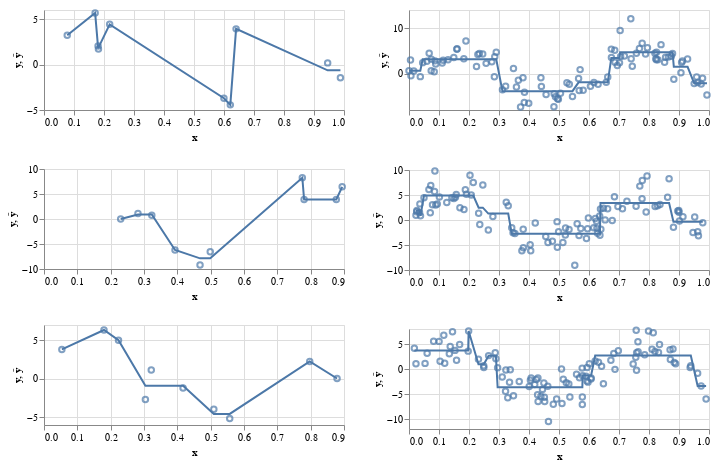

Notebook source saved alongside this figure:
### Code cell
alt.vconcat(*[sim_train(10) for i in range(3)]) | alt.vconcat(*[sim_train(100) for i in range(3)])

### Figure 1 — Vega-Lite specification as saved in the notebook (floating-point values rounded to 4 significant figures)
{"$schema": "https://vega.github.io/schema/vega-lite/v3.4.0.json", "config": {"mark": {"tooltip": null}, "view": {"height": 300, "width": 400}}, "datasets": {"data-2f37737403471174a5a51ee0a530ae48": [{"x": 0.758, "y": 4.486, "ŷ": 4.716}, {"x": 0.3843, "y": -6.371, "ŷ": -3.854}, {"x": 0.8401, "y": 6.38, "ŷ": 4.716}, {"x": 0.005062, "y": 3.019, "ŷ": 0.6234}, {"x": 0.3483, "y": 1.15, "ŷ": -3.854}, {"x": 0.08911, "y": 2.097, "ŷ": 3.165}, {"x": 0.1898, "y": 7.197, "ŷ": 3.165}, {"x": 0.2908, "y": 4.71, "ŷ": 3.165}, {"x": 0.7948, "y": 5.699, "ŷ": 4.716}, {"x": 0.8229, "y": 3.297, "ŷ": 4.716}, {"x": 0.7053, "y": 3.788, "ŷ": 4.716}, {"x": 0.8244, "y": 3.049, "ŷ": 4.716}, {"x": 0.1828, "y": 3.254, "ŷ": 3.165}, {"x": 0.6625, "y": -0.7591, "ŷ": -1.922}, {"x": 0.5805, "y": -3.676, "ŷ": -1.922}, {"x": 0.5674, "y": -3.734, "ŷ": -1.922}, {"x": 0.2347, "y": 4.448, "ŷ": 3.165}, {"x": 0.2251, "y": 1.558, "ŷ": 3.165}, {"x": 0.6302, "y": -2.337, "ŷ": -1.922}, {"x": 0.4831, "y": -7.288, "ŷ": -3.854}, {"x": 0.3645, "y": -1.467, "ŷ": -3.854}, {"x": 0.4413, "y": -2.804, "ŷ": -3.854}, {"x": 0.1493, "y": 3.534, "ŷ": 3.165}, {"x": 0.545, "y": -5.015, "ŷ": -3.854}, {"x": 0.1595, "y": 5.385, "ŷ": 3.165}, {"x": 0.3221, "y": -2.765, "ŷ": -3.854}, {"x": 0.505, "y": -4.311, "ŷ": -3.854}, {"x": 0.0377, "y": -0.6578, "ŷ": 0.6234}, {"x": 0.4882, "y": -5.089, "ŷ": -3.854}, {"x": 0.5703, "y": 0.8848, "ŷ": -1.922}, {"x": 0.07449, "y": 3.192, "ŷ": 3.165}, {"x": 0.7405, "y": 3.262, "ŷ": 4.716}, {"x": 0.4397, "y": -0.9024, "ŷ": -3.854}, {"x": 0.6866, "y": 2.489, "ŷ": 3.462}, {"x": 0.9065, "y": 0.211, "ŷ": 1.492}, {"x": 0.2761, "y": 2.588, "ŷ": 3.165}, {"x": 0.6858, "y": 5.138, "ŷ": 3.462}, {"x": 0.3115, "y": -3.554, "ŷ": -3.854}, {"x": 0.3991, "y": -6.524, "ŷ": -3.854}, {"x": 0.5344, "y": -2.31, "ŷ": -3.854}, {"x": 0.9506, "y": -2.196, "ŷ": -2.14}, {"x": 0.9115, "y": 2.787, "ŷ": 1.492}, {"x": 0.2296, "y": 4.22, "ŷ": 3.165}, {"x": 1.498e-05, "y": 0.6393, "ŷ": 0.6234}, {"x": 0.6945, "y": 1.777, "ŷ": 3.462}, {"x": 0.9624, "y": -1.937, "ŷ": -2.14}, {"x": 0.8784, "y": 4.449, "ŷ": 4.716}, {"x": 0.9785, "y": -1.005, "ŷ": -2.14}, {"x": 0.718, "y": 3.867, "ŷ": 4.716}, {"x": 0.04562, "y": 2.421, "ŷ": 3.165}, {"x": 0.1603, "y": 5.496, "ŷ": 3.165}, {"x": 0.6048, "y": -2.77, "ŷ": -1.922}, {"x": 0.01593, "y": 0.5803, "ŷ": 0.6234}, {"x": 0.05964, "y": 2.722, "ŷ": 3.165}, {"x": 0.1138, "y": 2.942, "ŷ": 3.165}, {"x": 0.9932, "y": -4.676, "ŷ": -2.14}, {"x": 0.5653, "y": -1.077, "ŷ": -1.922}, {"x": 0.8553, "y": 3.586, "ŷ": 4.716}, {"x": 0.08402, "y": 0.438, "ŷ": 3.165}, {"x": 0.7394, "y": 12.05, "ŷ": 4.716}, {"x": 0.4838, "y": -4.447, "ŷ": -3.854}, {"x": 0.07403, "y": 0.6389, "ŷ": 3.165}, {"x": 0.3719, "y": -7.355, "ŷ": -3.854}, {"x": 0.06728, "y": 4.509, "ŷ": 3.165}, {"x": 0.7016, "y": 2.414, "ŷ": 3.462}, {"x": 0.457, "y": -4.598, "ŷ": -3.854}, {"x": 0.4979, "y": -5.643, "ŷ": -3.854}, {"x": 0.0868, "y": 2.809, "ŷ": 3.165}, {"x": 0.4952, "y": -5.513, "ŷ": -3.854}, {"x": 0.6748, "y": 3.56, "ŷ": 3.462}, {"x": 0.2859, "y": 3.693, "ŷ": 3.165}, {"x": 0.7773, "y": 6.663, "ŷ": 4.716}, {"x": 0.7682, "y": 5.552, "ŷ": 4.716}, {"x": 0.8197, "y": 4.466, "ŷ": 4.716}, {"x": 0.2571, "y": 2.259, "ŷ": 3.165}, {"x": 0.006509, "y": -0.4637, "ŷ": 0.6234}, {"x": 0.825, "y": 4.713, "ŷ": 4.716}, {"x": 0.3582, "y": -2.958, "ŷ": -3.854}, {"x": 0.9739, "y": -2.281, "ŷ": -2.14}, {"x": 0.8827, "y": -1.234, "ŷ": 1.492}, {"x": 0.8647, "y": 3.658, "ŷ": 4.716}, {"x": 0.2457, "y": 4.296, "ŷ": 3.165}, {"x": 0.1107, "y": 2.352, "ŷ": 3.165}, {"x": 0.7886, "y": 4.303, "ŷ": 4.716}, {"x": 0.38, "y": -0.9135, "ŷ": -3.854}, {"x": 0.2846, "y": -0.7048, "ŷ": 3.165}, {"x": 0.8295, "y": 3.034, "ŷ": 4.716}, {"x": 0.5265, "y": -2.011, "ŷ": -3.854}, {"x": 0.6576, "y": -1.884, "ŷ": -1.922}, {"x": 0.6164, "y": -1.943, "ŷ": -1.922}, {"x": 0.1301, "y": 3.08, "ŷ": 3.165}, {"x": 0.8746, "y": 3.819, "ŷ": 4.716}, {"x": 0.9588, "y": -0.7451, "ŷ": -2.14}, {"x": 0.9286, "y": 3.236, "ŷ": 1.492}, {"x": 0.7443, "y": 1.625, "ŷ": 4.716}, {"x": 0.385, "y": -4.102, "ŷ": -3.854}, {"x": 0.7038, "y": 9.468, "ŷ": 4.716}, {"x": 0.6744, "y": 5.392, "ŷ": 3.462}, {"x": 0.9087, "y": 2.461, "ŷ": 1.492}, {"x": 0.852, "y": 2.527, "ŷ": 4.716}], "data-453eb66c069c3c746fa34bc1d050e993": [{"x": 0.09423, "y": 3.209, "ŷ": 4.879}, {"x": 0.7694, "y": 6.776, "ŷ": 3.415}, {"x": 0.4633, "y": -4.484, "ŷ": -2.752}, {"x": 0.3425, "y": -1.537, "ŷ": -2.752}, {"x": 0.1013, "y": 4.604, "ŷ": 4.879}, {"x": 0.08908, "y": 3.001, "ŷ": 4.879}, {"x": 0.1429, "y": 4.439, "ŷ": 4.879}, {"x": 0.3763, "y": -6.141, "ŷ": -2.752}, {"x": 0.8204, "y": 2.717, "ŷ": 3.415}, {"x": 0.7777, "y": 7.885, "ŷ": 3.415}, {"x": 0.9523, "y": 0.6068, "ŷ": -0.342}, {"x": 0.6395, "y": -1.872, "ŷ": 3.415}, {"x": 0.5212, "y": -2.979, "ŷ": -2.752}, {"x": 0.4038, "y": -4.939, "ŷ": -2.752}, {"x": 0.5218, "y": -1.58, "ŷ": -2.752}, {"x": 0.9648, "y": -3.139, "ŷ": -0.342}, {"x": 0.1549, "y": 4.541, "ŷ": 4.879}, {"x": 0.478, "y": -4.24, "ŷ": -2.752}, {"x": 0.2034, "y": 8.964, "ŷ": 4.879}, {"x": 0.6158, "y": -1.536, "ŷ": -2.752}, {"x": 0.9466, "y": -2.501, "ŷ": -0.342}, {"x": 0.0264, "y": 1.886, "ŷ": 1.848}, {"x": 0.06637, "y": 6.112, "ŷ": 4.879}, {"x": 0.236, "y": -0.9147, "ŷ": 2.47}, {"x": 0.2461, "y": 6.991, "ŷ": 2.47}, {"x": 0.9793, "y": -0.5564, "ŷ": -0.342}, {"x": 0.03833, "y": 0.8262, "ŷ": 0.8262}, {"x": 0.03636, "y": 3.223, "ŷ": 1.848}, {"x": 0.6364, "y": -3.035, "ŷ": -2.752}, {"x": 0.8993, "y": 1.878, "ŷ": -0.342}, {"x": 0.2644, "y": -1.999, "ŷ": 1.275}, {"x": 0.02325, "y": 0.9512, "ŷ": 1.848}, {"x": 0.3307, "y": 2.837, "ŷ": 1.275}, {"x": 0.1259, "y": 3.509, "ŷ": 4.879}, {"x": 0.08521, "y": 5.712, "ŷ": 4.879}, {"x": 0.5526, "y": -9.05, "ŷ": -2.752}, {"x": 0.2143, "y": 7.52, "ŷ": 4.879}, {"x": 0.4209, "y": -0.6156, "ŷ": -2.752}, {"x": 0.5606, "y": -0.7679, "ŷ": -2.752}, {"x": 0.1698, "y": 2.441, "ŷ": 4.879}, {"x": 0.2796, "y": 0.7013, "ŷ": 1.275}, {"x": 0.621, "y": 0.319, "ŷ": -2.752}, {"x": 0.8366, "y": 3.103, "ŷ": 3.415}, {"x": 0.8286, "y": 2.869, "ŷ": 3.415}, {"x": 0.1575, "y": 5.084, "ŷ": 4.879}, {"x": 0.6356, "y": 0.811, "ŷ": -2.752}, {"x": 0.867, "y": 8.238, "ŷ": 3.415}, {"x": 0.598, "y": 0.4053, "ŷ": -2.752}, {"x": 0.5131, "y": -4.52, "ŷ": -2.752}, {"x": 0.6286, "y": -2.654, "ŷ": -2.752}, {"x": 0.7905, "y": 1.622, "ŷ": 3.415}, {"x": 0.07091, "y": 1.428, "ŷ": 4.879}, {"x": 0.6252, "y": -0.2531, "ŷ": -2.752}, {"x": 0.2076, "y": 5.009, "ŷ": 4.879}, {"x": 0.4057, "y": -6.155, "ŷ": -2.752}, {"x": 0.4987, "y": -2.329, "ŷ": -2.752}, {"x": 0.4559, "y": -3.304, "ŷ": -2.752}, {"x": 0.6848, "y": 4.641, "ŷ": 3.415}, {"x": 0.08631, "y": 9.798, "ŷ": 4.879}, {"x": 0.7935, "y": 8.778, "ŷ": 3.415}, {"x": 0.8998, "y": 1.555, "ŷ": -0.342}, {"x": 0.6383, "y": 2.192, "ŷ": 3.415}, {"x": 0.757, "y": 2.744, "ŷ": 3.415}, {"x": 0.04997, "y": 4.438, "ŷ": 4.879}, {"x": 0.7115, "y": 2.239, "ŷ": 3.415}, {"x": 0.8815, "y": -1.461, "ŷ": -0.342}, {"x": 0.1878, "y": 6.038, "ŷ": 4.879}, {"x": 0.0256, "y": 1.663, "ŷ": 1.848}, {"x": 0.7264, "y": 3.729, "ŷ": 3.415}, {"x": 0.5667, "y": -3.123, "ŷ": -2.752}, {"x": 0.6621, "y": 2.261, "ŷ": 3.415}, {"x": 0.3531, "y": -2.689, "ŷ": -2.752}, {"x": 0.3242, "y": 3.56, "ŷ": 1.275}, {"x": 0.3812, "y": -5.547, "ŷ": -2.752}, {"x": 0.1498, "y": 4.276, "ŷ": 4.879}, {"x": 0.03512, "y": 1.519, "ŷ": 1.848}, {"x": 0.6264, "y": -1.627, "ŷ": -2.752}, {"x": 0.3807, "y": -1.86, "ŷ": -2.752}, {"x": 0.862, "y": 4.548, "ŷ": 3.415}, {"x": 0.9624, "y": -2.362, "ŷ": -0.342}, {"x": 0.4945, "y": -5.464, "ŷ": -2.752}, {"x": 0.9132, "y": 0.6362, "ŷ": -0.342}, {"x": 0.1915, "y": 5.135, "ŷ": 4.879}, {"x": 0.5727, "y": -1.678, "ŷ": -2.752}, {"x": 0.5915, "y": -3.71, "ŷ": -2.752}, {"x": 0.8959, "y": 1.803, "ŷ": -0.342}, {"x": 0.6964, "y": 2.716, "ŷ": 3.415}, {"x": 0.3469, "y": -2.528, "ŷ": -2.752}, {"x": 0.6537, "y": 0.02376, "ŷ": 3.415}, {"x": 0.2322, "y": 1.332, "ŷ": 2.47}, {"x": 0.4936, "y": -0.3269, "ŷ": -2.752}, {"x": 0.5952, "y": -1.759, "ŷ": -2.752}, {"x": 0.5334, "y": -1.916, "ŷ": -2.752}, {"x": 0.9015, "y": -0.2217, "ŷ": -0.342}, {"x": 0.07837, "y": 3.064, "ŷ": 4.879}, {"x": 0.1833, "y": 2.104, "ŷ": 4.879}, {"x": 0.6484, "y": 2.347, "ŷ": 3.415}, {"x": 0.7768, "y": 4.236, "ŷ": 3.415}, {"x": 0.6774, "y": -0.07871, "ŷ": 3.415}, {"x": 0.0725, "y": 6.917, "ŷ": 4.879}], "data-4abbb2d46d91b6b66fb4f222489e83b6": [{"x": 0.2189, "y": 4.42, "ŷ": 4.42}, {"x": 0.1705, "y": 5.663, "ŷ": 5.663}, {"x": 0.9455, "y": 0.1836, "ŷ": -0.6404}, {"x": 0.1815, "y": 1.696, "ŷ": 1.862}, {"x": 0.6403, "y": 3.925, "ŷ": 3.925}, {"x": 0.5998, "y": -3.702, "ŷ": -3.702}, {"x": 0.9881, "y": -1.465, "ŷ": -0.6404}, {"x": 0.1803, "y": 2.028, "ŷ": 1.862}, {"x": 0.621, "y": -4.436, "ŷ": -4.436}, {"x": 0.0775, "y": 3.216, "ŷ": 3.216}], "data-4caf7030b1a45368f4bba4375fe90613": [{"x": 0.7972, "y": 2.256, "ŷ": 2.256}, {"x": 0.05361, "y": 3.83, "ŷ": 3.83}, {"x": 0.8792, "y": 0.04596, "ŷ": 0.04596}, {"x": 0.1799, "y": 6.348, "ŷ": 6.348}, {"x": 0.5095, "y": -3.956, "ŷ": -4.561}, {"x": 0.3218, "y": 1.146, "ŷ": -0.9124}, {"x": 0.2235, "y": 5.012, "ŷ": 5.012}, {"x": 0.3042, "y": -2.692, "ŷ": -0.9124}, {"x": 0.5572, "y": -5.165, "ŷ": -4.561}, {"x": 0.4173, "y": -1.192, "ŷ": -0.9124}], "data-e2c90347dbe71588808861b6ac289d0f": [{"x": 0.1533, "y": 3.725, "ŷ": 3.682}, {"x": 0.8799, "y": 3.997, "ŷ": 2.702}, {"x": 0.8703, "y": 3.871, "ŷ": 2.702}, {"x": 0.145, "y": 7.438, "ŷ": 3.682}, {"x": 0.9903, "y": -6.009, "ŷ": -3.409}, {"x": 0.51, "y": -6.892, "ŷ": -3.667}, {"x": 0.2494, "y": 0.2878, "ŷ": 0.9673}, {"x": 0.6418, "y": 0.5595, "ŷ": 2.702}, {"x": 0.116, "y": 6.767, "ŷ": 3.682}, {"x": 0.9621, "y": -0.8417, "ŷ": -3.409}, {"x": 0.6978, "y": 3.659, "ŷ": 2.702}, {"x": 0.3292, "y": -5.754, "ŷ": -3.667}, {"x": 0.3483, "y": -5.339, "ŷ": -3.667}, {"x": 0.7585, "y": -0.2393, "ŷ": 2.702}, {"x": 0.4007, "y": -3.511, "ŷ": -3.667}, {"x": 0.7857, "y": 2.833, "ŷ": 2.702}, {"x": 0.3351, "y": -2.636, "ŷ": -3.667}, {"x": 0.5773, "y": 0.1759, "ŷ": -3.667}, {"x": 0.8102, "y": 3.96, "ŷ": 2.702}, {"x": 0.3107, "y": -1.615, "ŷ": -3.667}, {"x": 0.8316, "y": 3.282, "ŷ": 2.702}, {"x": 0.4449, "y": -4.075, "ŷ": -3.667}, {"x": 0.8888, "y": 1.058, "ŷ": 2.702}, {"x": 0.4286, "y": -5.16, "ŷ": -3.667}, {"x": 0.5243, "y": -2.741, "ŷ": -3.667}, {"x": 0.1988, "y": 7.614, "ŷ": 7.614}, {"x": 0.756, "y": 2.34, "ŷ": 2.702}, {"x": 0.4304, "y": -6.49, "ŷ": -3.667}, {"x": 0.5683, "y": -1.765, "ŷ": -3.667}, {"x": 0.4626, "y": -3.437, "ŷ": -3.667}, {"x": 0.02327, "y": 1.067, "ŷ": 3.682}, {"x": 0.8142, "y": 7.246, "ŷ": 2.702}, {"x": 0.884, "y": 1.303, "ŷ": 2.702}, {"x": 0.1973, "y": 3.573, "ŷ": 3.682}, {"x": 0.7589, "y": 3.247, "ŷ": 2.702}, {"x": 0.4523, "y": -6.478, "ŷ": -3.667}, {"x": 0.9372, "y": 0.2956, "ŷ": 2.702}, {"x": 0.481, "y": -7.05, "ŷ": -3.667}, {"x": 0.323, "y": -0.1944, "ŷ": -3.667}, {"x": 0.6481, "y": -2.939, "ŷ": 2.702}, {"x": 0.5778, "y": -5.612, "ŷ": -3.667}, {"x": 0.05353, "y": 1.123, "ŷ": 3.682}, {"x": 0.7984, "y": 7.587, "ŷ": 2.702}, {"x": 0.4649, "y": -10.52, "ŷ": -3.667}, {"x": 0.8351, "y": 4.878, "ŷ": 2.702}, {"x": 0.249, "y": 0.6509, "ŷ": 0.9673}, {"x": 0.5362, "y": -5.591, "ŷ": -3.667}, {"x": 0.4921, "y": -6.013, "ŷ": -3.667}, {"x": 0.1003, "y": 5.525, "ŷ": 3.682}, {"x": 0.3218, "y": -4.461, "ŷ": -3.667}, {"x": 0.4298, "y": -1.801, "ŷ": -3.667}, {"x": 0.4513, "y": -5.642, "ŷ": -3.667}, {"x": 0.7473, "y": 1.003, "ŷ": 2.702}, {"x": 0.3375, "y": -0.1528, "ŷ": -3.667}, {"x": 0.6011, "y": 1.068, "ŷ": -1.28}, {"x": 0.2316, "y": 1.963, "ŷ": 0.9673}, {"x": 0.5143, "y": -2.029, "ŷ": -3.667}, {"x": 0.607, "y": -1.775, "ŷ": -1.28}, {"x": 0.7573, "y": 7.736, "ŷ": 2.702}, {"x": 0.2896, "y": 2.034, "ŷ": 2.654}, {"x": 0.5967, "y": -2.627, "ŷ": -1.28}, {"x": 0.01781, "y": 4.15, "ŷ": 3.682}, {"x": 0.1585, "y": 1.749, "ŷ": 3.682}, {"x": 0.5901, "y": -1.447, "ŷ": -1.28}, {"x": 0.1689, "y": 4.888, "ŷ": 3.682}, {"x": 0.5084, "y": -0.01129, "ŷ": -3.667}, {"x": 0.6069, "y": -2.022, "ŷ": -1.28}, {"x": 0.4246, "y": -2.095, "ŷ": -3.667}, {"x": 0.673, "y": 1.733, "ŷ": 2.702}, {"x": 0.3675, "y": -2.506, "ŷ": -3.667}, {"x": 0.6827, "y": 3.1, "ŷ": 2.702}, {"x": 0.6206, "y": 1.62, "ŷ": 2.702}, {"x": 0.1191, "y": 1.127, "ŷ": 3.682}, {"x": 0.2875, "y": 3.25, "ŷ": 2.654}, {"x": 0.4191, "y": -3.095, "ŷ": -3.667}, {"x": 0.6316, "y": 1.368, "ŷ": 2.702}, {"x": 0.4072, "y": -1.777, "ŷ": -3.667}, {"x": 0.1344, "y": 3.044, "ŷ": 3.682}, {"x": 0.4495, "y": -2.806, "ŷ": -3.667}, {"x": 0.4397, "y": -5.464, "ŷ": -3.667}, {"x": 0.2954, "y": 0.2707, "ŷ": -3.667}, {"x": 0.8198, "y": 3.483, "ŷ": 2.702}, {"x": 0.4046, "y": -2.263, "ŷ": -3.667}, {"x": 0.06044, "y": 3.168, "ŷ": 3.682}, {"x": 0.5585, "y": -1.069, "ŷ": -3.667}, {"x": 0.5938, "y": 0.3088, "ŷ": -1.28}, {"x": 0.5327, "y": -2.995, "ŷ": -3.667}, {"x": 0.5778, "y": -7.08, "ŷ": -3.667}, {"x": 0.7631, "y": 5.449, "ŷ": 2.702}, {"x": 0.7637, "y": 3.451, "ŷ": 2.702}, {"x": 0.5933, "y": -2.389, "ŷ": -1.28}, {"x": 0.9393, "y": 0.6615, "ŷ": 2.702}, {"x": 0.2653, "y": 2.677, "ŷ": 2.654}, {"x": 0.8712, "y": 1.895, "ŷ": 2.702}, {"x": 0.6866, "y": -0.07395, "ŷ": 2.702}, {"x": 0.1037, "y": 1.53, "ŷ": 3.682}, {"x": 0.9738, "y": -3.378, "ŷ": -3.409}, {"x": 0.1374, "y": 4.501, "ŷ": 3.682}, {"x": 0.5787, "y": -1.356, "ŷ": -1.28}, {"x": 0.08209, "y": 5.53, "ŷ": 3.682}], "data-fb1f9d5d0db23e135c1c75240156f45c": [{"x": 0.4681, "y": -9.198, "ŷ": -7.866}, {"x": 0.2819, "y": 1.079, "ŷ": 0.9154}, {"x": 0.2301, "y": -0.007686, "ŷ": -0.007686}, {"x": 0.3931, "y": -6.207, "ŷ": -6.207}, {"x": 0.775, "y": 8.248, "ŷ": 8.248}, {"x": 0.4988, "y": -6.535, "ŷ": -7.866}, {"x": 0.8946, "y": 6.439, "ŷ": 6.439}, {"x": 0.7803, "y": 3.877, "ŷ": 3.899}, {"x": 0.3234, "y": 0.7522, "ŷ": 0.9154}, {"x": 0.8769, "y": 3.92, "ŷ": 3.899}]}, "hconcat": [{"vconcat": [{"data": {"name": "data-4abbb2d46d91b6b66fb4f222489e83b6"}, "layer": [{"encoding": {"x": {"field": "x", "type": "quantitative"}, "y": {"field": "y", "type": "quantitative"}}, "height": 100, "mark": "point", "width": 300}, {"encoding": {"x": {"field": "x", "type": "quantitative"}, "y": {"field": "ŷ", "type": "quantitative"}}, "height": 100, "mark": "line"}]}, {"data": {"name": "data-fb1f9d5d0db23e135c1c75240156f45c"}, "layer": [{"encoding": {"x": {"field": "x", "type": "quantitative"}, "y": {"field": "y", "type": "quantitative"}}, "height": 100, "mark": "point", "width": 300}, {"encoding": {"x": {"field": "x", "type": "quantitative"}, "y": {"field": "ŷ", "type": "quantitative"}}, "height": 100, "mark": "line"}]}, {"data": {"name": "data-4caf7030b1a45368f4bba4375fe90613"}, "layer": [{"encoding": {"x": {"field": "x", "type": "quantitative"}, "y": {"field": "y", "type": "quantitative"}}, "height": 100, "mark": "point", "width": 300}, {"encoding": {"x": {"field": "x", "type": "quantitative"}, "y": {"field": "ŷ", "type": "quantitative"}}, "height": 100, "mark": "line"}]}]}, {"vconcat": [{"data": {"name": "data-2f37737403471174a5a51ee0a530ae48"}, "layer": [{"encoding": {"x": {"field": "x", "type": "quantitative"}, "y": {"field": "y", "type": "quantitative"}}, "height": 100, "mark": "point", "width": 300}, {"encoding": {"x": {"field": "x", "type": "quantitative"}, "y": {"field": "ŷ", "type": "quantitative"}}, "height": 100, "mark": "line"}]}, {"data": {"name": "data-453eb66c069c3c746fa34bc1d050e993"}, "layer": [{"encoding": {"x": {"field": "x", "type": "quantitative"}, "y": {"field": "y", "type": "quantitative"}}, "height": 100, "mark": "point", "width": 300}, {"encoding": {"x": {"field": "x", "type": "quantitative"}, "y": {"field": "ŷ", "type": "quantitative"}}, "height": 100, "mark": "line"}]}, {"data": {"name": "data-e2c90347dbe71588808861b6ac289d0f"}, "layer": [{"encoding": {"x": {"field": "x", "type": "quantitative"}, "y": {"field": "y", "type": "quantitative"}}, "height": 100, "mark": "point", "width": 300}, {"encoding": {"x": {"field": "x", "type": "quantitative"}, "y": {"field": "ŷ", "type": "quantitative"}}, "height": 100, "mark": "line"}]}]}]}
